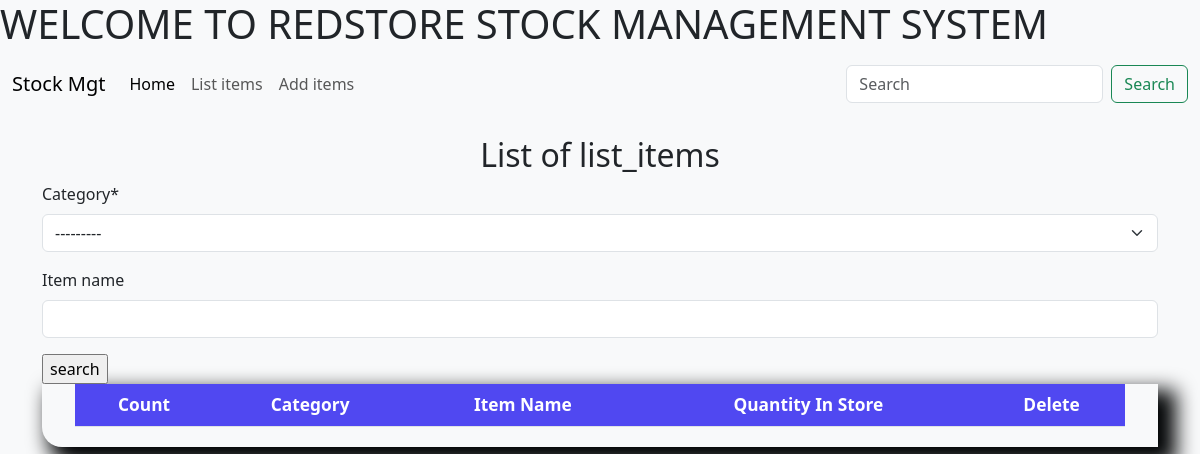
/list_items/, run on an earlier commit of the app's database.
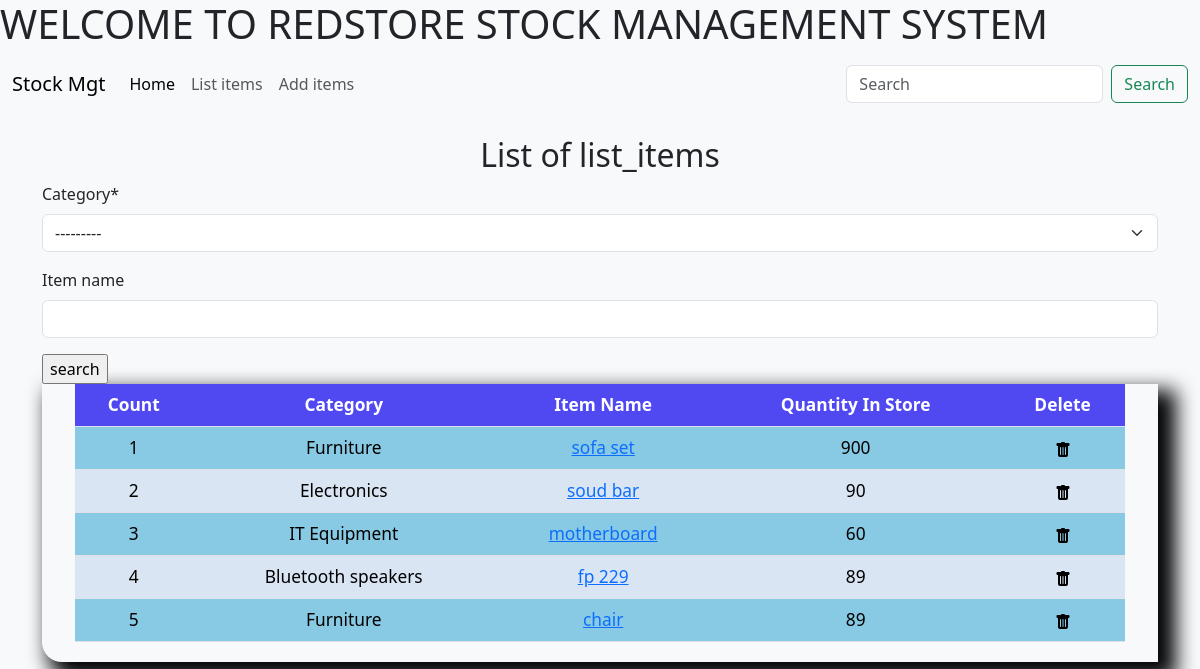
And on a later commit of the database.
### stockapp/models.py (models this page shows, shortened)
class Stock(models.Model):
    category = models.ForeignKey(Category, on_delete=models.CASCADE)
    item_name = models.CharField(max_length=100, blank=True, null=True)
    quantity = models.IntegerField(default=0, blank=True, null=True)
    recieve_quantity = models.IntegerField(default=0, blank=True, null=True)
    recieved_by = models.CharField(max_length=100, blank=True, null=True)
    issue_quantity = models.IntegerField(default=0, blank=True, null=True)
    issued_by = models.CharField(max_length=100, blank=True, null=True)
    phone_number = models.CharField(max_length=100, blank=True, null=True)
    created_by = models.CharField(max_length=100, blank=True, null=True)
    reorder_level = models.IntegerField(default=0, blank=True, null=True)
    last_updated = models.DateField(auto_now_add=False, auto_now=True)
    export_to_csv = models.BooleanField(default=False)

class Category(models.Model):
    name = models.CharField(max_length=100,blank=True,null=True)
    def __str__(self):
        return self.name

### stockapp/views.py (the view)
# urls.py: path('list_items/', views.list_items, name='list_items'),
def list_items(request):
    header = 'List of list_items'
    form = StockSearchForm(request.POST or None)
    queryset = Stock.objects.all()
    if request.method == 'POST':
        queryset = Stock.objects.filter(
            category=form['category'].value(),
            item_name__icontains=form['item_name'].value()
        )
    context = {
        "header":header,
        "queryset":queryset,
        "form":form
    }
    return render(request, 'list_items.html',context)

### stockapp/forms.py
class StockSearchForm(forms.ModelForm):
    class Meta:
        model = Stock
        fields = ['category','item_name']

### stockapp/templates/list_items.html
{% extends 'navbar.html' %}
{% load crispy_forms_tags %}
{% load static %}
{% block content %}
<h2>{{header}}</h2>
<form  method="POST" action="">{% csrf_token %}
{{form|crispy}}
<input type="submit" value="search">
</form>
<div class="display_table">
<table class="table">
    <thead>
        <tr>
            <th>Count</th>
            <th>Category</th>
            <th>Item Name</th>
            <th>Quantity In Store</th>
            <th>Delete</th>
        </tr>
    </thead>
    {% for instance in queryset %}
    <tr>
        <td>{{forloop.counter}}</td>
        <td>{{instance.category}}</td>
        <td><a href="{% url 'update_items' instance.id %}">{{instance.item_name}}</a></td>
        <td>{{instance.quantity}}</td>
        <td><a href="{% url 'delete_item' instance.id %}"><img  src="{% static 'img/trash-fill.svg' %}" alt=""></a></td>
    </tr>
    {% endfor %}
</table>
</div>
{% endblock content%}

### stockapp/templates/navbar.html (shortened to what this page needs)
{% load static %}
<!DOCTYPE html>
<html lang="en">
<head>
     <link href="https://cdn.jsdelivr.net/npm/bootstrap@5.3.8/dist/css/bootstrap.min.css" rel="stylesheet">
      <link  href="{% static 'css/stylesheet.css' %}" rel="stylesheet">
</head>
<body>
    <h1>WELCOME TO REDSTORE STOCK MANAGEMENT SYSTEM</h1>
    <nav class="navbar navbar-expand-lg bg-body-tertiary">
  <div class="container-fluid">
    <a class="navbar-brand" href="">Stock Mgt</a>
    <div class="collapse navbar-collapse" id="navbarSupportedContent">
      <ul class="navbar-nav me-auto mb-2 mb-lg-0">
        <li class="nav-item">
          <a class="nav-link active" aria-current="page" href="#">Home</a>
        </li>
        <li class="nav-item">
          <a class="nav-link" href="/list_items">List items</a>
        </li>
        <li class="nav-item">
          <a class="nav-link" href="/add_items">Add items</a>
        </li>
      </ul>
      <form class="d-flex" role="search">
        <input class="form-control me-2" type="search" placeholder="Search" aria-label="Search"/>
        <button class="btn btn-outline-success" type="submit">Search</button>
      </form>
    </div>
  </div>
</nav>
<div class="container mt-4">
        {% block content %}
        {% endblock content %}
    </div>
</body>
</html>

### stockapp/static/css/stylesheet.css (style rules this page uses)
body { background-color: rgb(248, 249, 250) }
.table { font-size: 13pt; text-align: center; width: 95%; margin: 0 auto; }
table.table > tbody > tr:nth-of-type(odd) > td { background-color: #88CAE4 !important; }
table.table > tbody > tr:nth-of-type(even) > td { background-color: #dae5f4 !important; }
table.table > thead > tr > th { background-color: #5048f1 !important; color: white !important; }
h2 { text-align: center; }
.display_table { border-bottom-left-radius: 20px; padding-left: 5px; padding-right: 5px; padding-bottom: 20px; box-shadow: 12px 12px 20px 6px #020405; }

What changed in the data, as far as the page shows it:
added Stock: category "Furniture", item_name "sofa set", quantity "900"
added Stock: category "Electronics", item_name "soud bar", quantity "90"
added Stock: category "IT Equipment", item_name "motherboard", quantity "60"
added Stock: category "Bluetooth speakers", item_name "fp 229", quantity "89"
added Stock: category "Furniture", item_name "chair", quantity "89"
